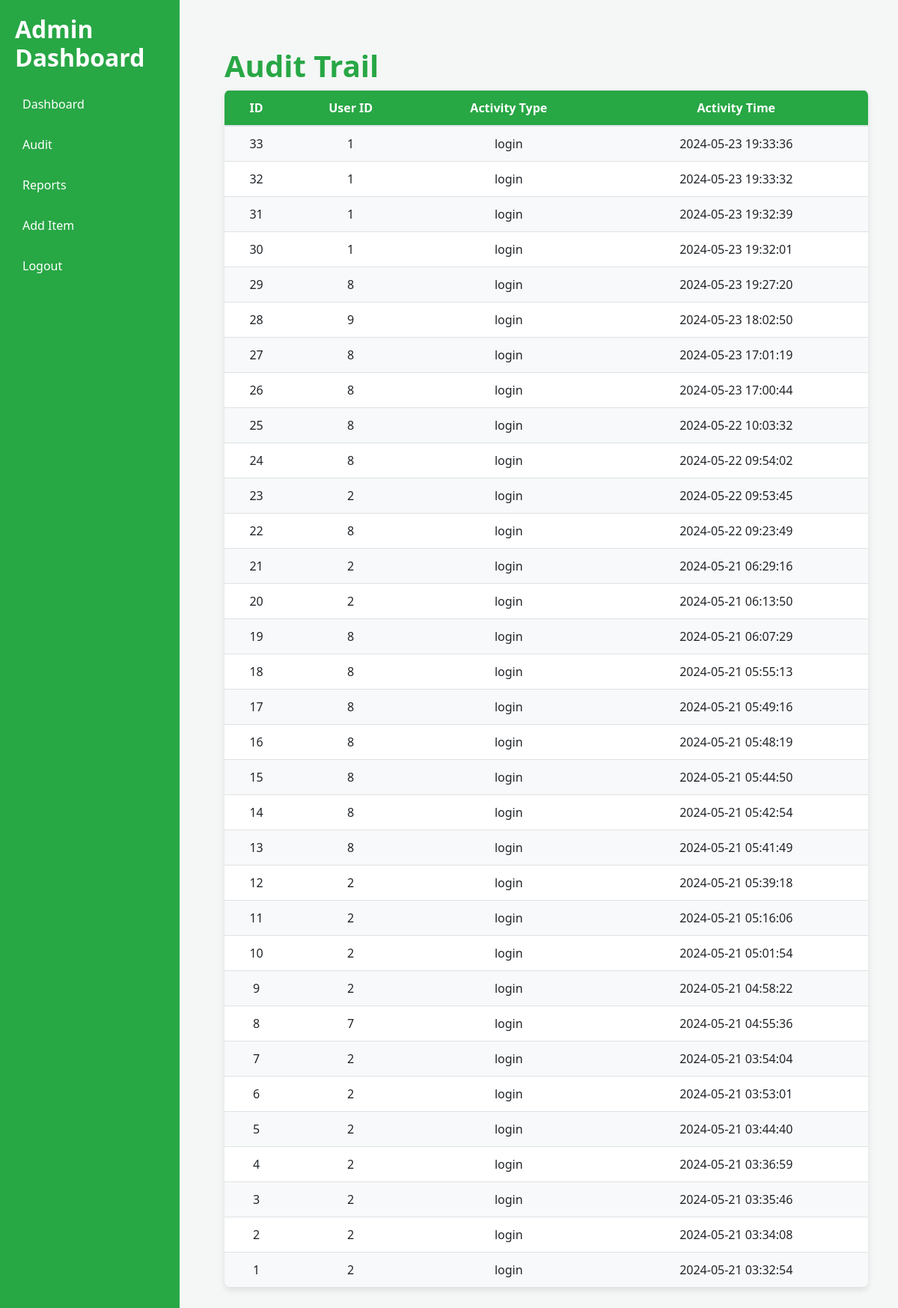
The app's page /auditreport.php with its own data.
### tables this page shows
CREATE TABLE `user_activity` (
  `id` int(150) NOT NULL,
  `regid` int(150) NOT NULL,
  `activity_type` enum('login','logout') NOT NULL,
  `activity_time` datetime NOT NULL DEFAULT current_timestamp()
);

### auditreport.php (the view, shortened to what this page needs)
<?php
include 'conx.php';
$query = "SELECT * FROM user_activity ORDER BY activity_time DESC";
try {
    $stmt = $conn->prepare($query);
    $stmt->execute();
    $activities = $stmt->fetchAll(PDO::FETCH_ASSOC);
} catch (PDOException $e) {
    echo "Error: " . $e->getMessage();
}
?>
<!DOCTYPE html>
<html lang="en">
<head>
    <link href="https://stackpath.bootstrapcdn.com/bootstrap/4.5.2/css/bootstrap.min.css" rel="stylesheet">
</head>
<body>
<div class="sidebar">
    <h2>Admin Dashboard</h2>
    <nav class="nav flex-column">
        <a href="admin.php" class="nav-link">Dashboard</a>
        <a href="auditreport.php" class="nav-link">Audit</a>
        <a href="salesreport.php" class="nav-link">Reports</a>
        <a href="add_item.php" class="nav-link">Add Item</a>
        <a href="login.php" class="nav-link">Logout</a>
    </nav>
</div>
<div class="content">
    <h1>Audit Trail</h1>
    <table class="table table-striped">
        <thead>
            <tr>
                <th>ID</th>
                <th>User ID</th>
                <th>Activity Type</th>
                <th>Activity Time</th>
            </tr>
        </thead>
        <tbody>
            <?php if (!empty($activities)): ?>
                <?php foreach ($activities as $row): ?>
                    <tr>
                        <td><?php echo htmlspecialchars($row['id']); ?></td>
                        <td><?php echo htmlspecialchars($row['regid']); ?></td>
                        <td><?php echo htmlspecialchars($row['activity_type']); ?></td>
                        <td><?php echo htmlspecialchars(date('Y-m-d H:i:s', strtotime($row['activity_time']))); ?></td>
                    </tr>
                <?php endforeach; ?>
            <?php else: ?>
                <tr>
                    <td colspan="4" class="text-center">No activities recorded.</td>
                </tr>
            <?php endif; ?>
        </tbody>
    </table>
</div>
</body>
</html>

### auditreport.php (style rules this page uses)
body { font-family: 'Segoe UI', Tahoma, Geneva, Verdana, sans-serif; background-color: #f4f7f6; color: #333; }
.sidebar { position: fixed; top: 0; bottom: 0; left: 0; width: 240px; background-color: #28a745; color: white; padding: 20px; }
.sidebar h2 { color: #ffffff; font-weight: bold; margin-bottom:20px; }
.sidebar .nav-link { color: #ffffff; font-size: 1rem; margin-bottom: 10px; padding: 10px; border-radius: 8px; transition: background-color 0.3s; font-weight: 500; }
.content { margin-left: 260px; padding: 40px; }
.content h1 { color: #28a745; font-weight: bold; }
.table { background-color: #ffffff; border-radius: 8px; box-shadow: 0 4px 8px rgba(0, 0, 0, 0.1); overflow: hidden; }
.table th, .table td { vertical-align: middle; text-align: center; }
.table thead th { background-color: #28a745; color: #ffffff; font-weight: bold; }
.table-striped tbody tr:nth-of-type(odd) { background-color: #f8f9fa; }

### records on screen
user_activity: id "33", regid "1", activity_type "login", activity_time "2024-05-23 19:33:36"
user_activity: id "32", regid "1", activity_type "login", activity_time "2024-05-23 19:33:32"
user_activity: id "31", regid "1", activity_type "login", activity_time "2024-05-23 19:32:39"
user_activity: id "30", regid "1", activity_type "login", activity_time "2024-05-23 19:32:01"
user_activity: id "29", regid "8", activity_type "login", activity_time "2024-05-23 19:27:20"
user_activity: id "28", regid "9", activity_type "login", activity_time "2024-05-23 18:02:50"
user_activity: id "27", regid "8", activity_type "login", activity_time "2024-05-23 17:01:19"
user_activity: id "26", regid "8", activity_type "login", activity_time "2024-05-23 17:00:44"
user_activity: id "25", regid "8", activity_type "login", activity_time "2024-05-22 10:03:32"
user_activity: id "24", regid "8", activity_type "login", activity_time "2024-05-22 09:54:02"
user_activity: id "23", regid "2", activity_type "login", activity_time "2024-05-22 09:53:45"
user_activity: id "22", regid "8", activity_type "login", activity_time "2024-05-22 09:23:49"
user_activity: id "21", regid "2", activity_type "login", activity_time "2024-05-21 06:29:16"
user_activity: id "20", regid "2", activity_type "login", activity_time "2024-05-21 06:13:50"
user_activity: id "19", regid "8", activity_type "login", activity_time "2024-05-21 06:07:29"
user_activity: id "18", regid "8", activity_type "login", activity_time "2024-05-21 05:55:13"
user_activity: id "17", regid "8", activity_type "login", activity_time "2024-05-21 05:49:16"
user_activity: id "16", regid "8", activity_type "login", activity_time "2024-05-21 05:48:19"
user_activity: id "15", regid "8", activity_type "login", activity_time "2024-05-21 05:44:50"
user_activity: id "14", regid "8", activity_type "login", activity_time "2024-05-21 05:42:54"
user_activity: id "13", regid "8", activity_type "login", activity_time "2024-05-21 05:41:49"
user_activity: id "12", regid "2", activity_type "login", activity_time "2024-05-21 05:39:18"
user_activity: id "11", regid "2", activity_type "login", activity_time "2024-05-21 05:16:06"
user_activity: id "10", regid "2", activity_type "login", activity_time "2024-05-21 05:01:54"
user_activity: id "9", regid "2", activity_type "login", activity_time "2024-05-21 04:58:22"
user_activity: id "8", regid "7", activity_type "login", activity_time "2024-05-21 04:55:36"
user_activity: id "7", regid "2", activity_type "login", activity_time "2024-05-21 03:54:04"
user_activity: id "6", regid "2", activity_type "login", activity_time "2024-05-21 03:53:01"
user_activity: id "5", regid "2", activity_type "login", activity_time "2024-05-21 03:44:40"
user_activity: id "4", regid "2", activity_type "login", activity_time "2024-05-21 03:36:59"
user_activity: id "3", regid "2", activity_type "login", activity_time "2024-05-21 03:35:46"
user_activity: id "2", regid "2", activity_type "login", activity_time "2024-05-21 03:34:08"
user_activity: id "1", regid "2", activity_type "login", activity_time "2024-05-21 03:32:54"
